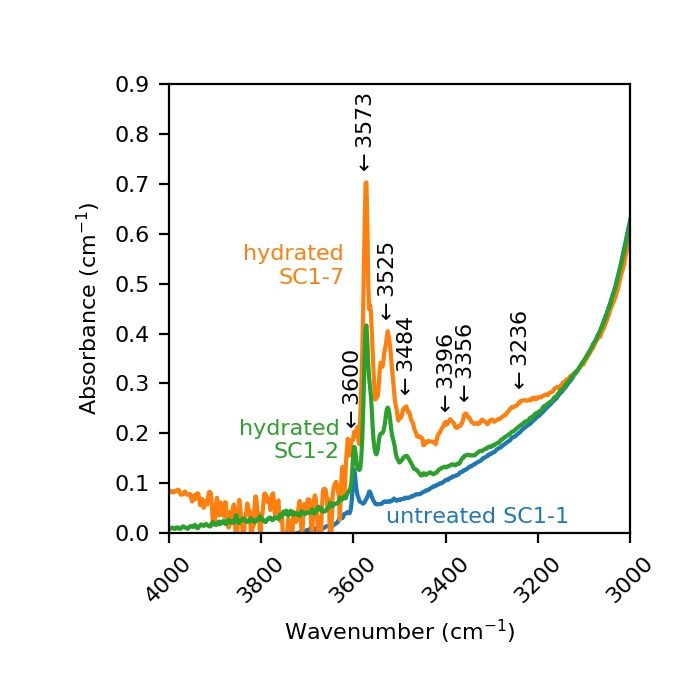

This figure's Python source:
# -*- coding: utf-8 -*-
"""
Created on Thu Mar 16 11:09:50 2017

@author: Elizabeth

Show SC1-7 hydration
"""
from olivine.SanCarlos import SanCarlos_spectra as SC
from olivine import thisfolder
import numpy as np
from uncertainties import ufloat

wb7 = SC.wb_1000C_SC1_7
wb7.get_baselines()

wb2 = SC.wb_800C_hyd
wb2.get_baselines()

spec7 = wb7.average_spectra()
spec2 = wb2.average_spectra()
speci = SC.SC_untreated_Ea

#%%

fig, ax = speci.plot_spectrum(label='initial', offset=-0.03)
spec7.plot_spectrum(axes=ax, label='SC1-7', offset=-0.07)
spec2.plot_spectrum(axes=ax, label='SC1-2')
ax.set_ylim(0, 0.9)
ax.set_title('')
ax.text(3530, 0.02, 'untreated SC1-1', color='#1f77b4')
ax.text(3630, 0.15, 'hydrated\nSC1-2', color='#2ca02c', ha='right')
ax.text(3620, 0.5, 'hydrated\nSC1-7', color='#ff7f0e', ha='right')

peaks = [3236, 3356, 3396, 3484, 3525, 3573, 3600]
for peak in peaks:
    idx = abs(speci.wn_full-peak).argmin()
    y = spec7.abs_full_cm[idx] - 0.05
    ax.text(peak, y, '$\\leftarrow$'+str(peak), 
            rotation=90, ha='center', va='bottom')
#fig.set_size_inches(9, 9)
ax.grid(False)
fig.set_size_inches(3.5, 3.5)
fig.savefig(thisfolder+'Fig3_hydration.jpg', dpi=200, format='jpg')

#%% areas to water
high_ending = '-high-baseline.CSV'
low_ending = '-low-baseline.CSV'

speci.get_baseline()
speci.make_area()
speci.water = ufloat(4, 1) # From FTIR + SIMS, see Table 1

for wb in [wb7, wb2]:
    wb.areas = []
    for prof in wb.profiles:
        for spec in prof.spectra:
            spec.get_baseline(print_confirmation=False)
            wb.areas.append(spec.make_area(printout=False))
    wb.area = ufloat(np.average(wb.areas), np.std(wb.areas))
    print()
    print(wb.name)
    print(wb.area, 'cm-2 area with only 1 baseline')
    print('{:.3}'.format((wb.area/speci.area).n), 
          'times relative increase from initial area')
    print('{:.3}'.format(((wb.area/speci.area)*speci.water)), 'ppm H2O')
#    print(pynams.area2water(wb.area, phase='ol'), 'ppm H2O Bell')
#    print(pynams.area2water(wb.area, phase='ol', calibration='Withers'),
#          'ppm H2O Withers')